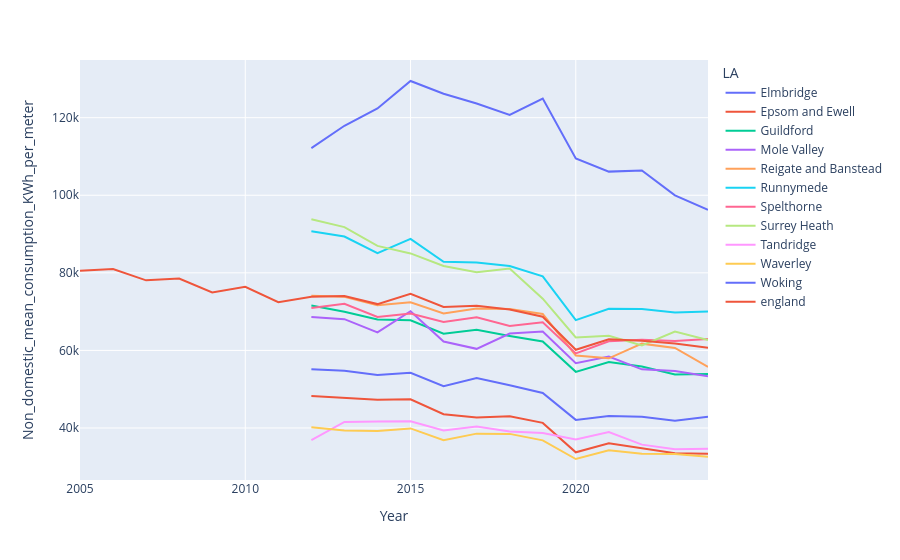

This figure's notebook cell:
### Code cell
px.line(
    comp_df,
    x="Year",
    y="Non_domestic_mean_consumption_KWh_per_meter",
    color="LA"
)

### Figure 1 — Plotly figure (JSON) as saved in the notebook; plotly's stock layout.template omitted (floating-point values rounded to 4 significant figures)
{"data": [{"hovertemplate": "LA=Elmbridge<br>Year=%{x}<br>Non_domestic_mean_consumption_KWh_per_meter=%{y}<extra></extra>", "legendgroup": "Elmbridge", "line": {"color": "#636efa", "dash": "solid"}, "marker": {"symbol": "circle"}, "mode": "lines", "name": "Elmbridge", "orientation": "v", "showlegend": true, "type": "scatter", "x": [2012, 2013, 2014, 2015, 2016, 2017, 2018, 2019, 2020, 2021, 2022, 2023, 2024], "xaxis": "x", "y": [55120.0, 54740.0, 53650.0, 54260.0, 50800.0, 52870.0, 51000.0, 49040.0, 42090.0, 43070.0, 42930.0, 41900.0, 42870.0], "yaxis": "y"}, {"hovertemplate": "LA=Epsom and Ewell<br>Year=%{x}<br>Non_domestic_mean_consumption_KWh_per_meter=%{y}<extra></extra>", "legendgroup": "Epsom and Ewell", "line": {"color": "#EF553B", "dash": "solid"}, "marker": {"symbol": "circle"}, "mode": "lines", "name": "Epsom and Ewell", "orientation": "v", "showlegend": true, "type": "scatter", "x": [2012, 2013, 2014, 2015, 2016, 2017, 2018, 2019, 2020, 2021, 2022, 2023, 2024], "xaxis": "x", "y": [48270.0, 47860.0, 47280.0, 47420.0, 43570.0, 42730.0, 43030.0, 41320.0, 33740.0, 36040.0, 34800.0, 33480.0, 33380.0], "yaxis": "y"}, {"hovertemplate": "LA=Guildford<br>Year=%{x}<br>Non_domestic_mean_consumption_KWh_per_meter=%{y}<extra></extra>", "legendgroup": "Guildford", "line": {"color": "#00cc96", "dash": "solid"}, "marker": {"symbol": "circle"}, "mode": "lines", "name": "Guildford", "orientation": "v", "showlegend": true, "type": "scatter", "x": [2012, 2013, 2014, 2015, 2016, 2017, 2018, 2019, 2020, 2021, 2022, 2023, 2024], "xaxis": "x", "y": [71580.0, 69960.0, 67970.0, 67790.0, 64290.0, 65310.0, 63720.0, 62280.0, 54470.0, 57030.0, 55880.0, 53820.0, 53910.0], "yaxis": "y"}, {"hovertemplate": "LA=Mole Valley<br>Year=%{x}<br>Non_domestic_mean_consumption_KWh_per_meter=%{y}<extra></extra>", "legendgroup": "Mole Valley", "line": {"color": "#ab63fa", "dash": "solid"}, "marker": {"symbol": "circle"}, "mode": "lines", "name": "Mole Valley", "orientation": "v", "showlegend": true, "type": "scatter", "x": [2012, 2013, 2014, 2015, 2016, 2017, 2018, 2019, 2020, 2021, 2022, 2023, 2024], "xaxis": "x", "y": [68620.0, 68050.0, 64630.0, 70090.0, 62310.0, 60400.0, 64360.0, 64850.0, 56680.0, 58420.0, 55120.0, 54670.0, 53320.0], "yaxis": "y"}, {"hovertemplate": "LA=Reigate and Banstead<br>Year=%{x}<br>Non_domestic_mean_consumption_KWh_per_meter=%{y}<extra></extra>", "legendgroup": "Reigate and Banstead", "line": {"color": "#FFA15A", "dash": "solid"}, "marker": {"symbol": "circle"}, "mode": "lines", "name": "Reigate and Banstead", "orientation": "v", "showlegend": true, "type": "scatter", "x": [2012, 2013, 2014, 2015, 2016, 2017, 2018, 2019, 2020, 2021, 2022, 2023, 2024], "xaxis": "x", "y": [74100.0, 73840.0, 71650.0, 72410.0, 69550.0, 70790.0, 70650.0, 69410.0, 58690.0, 57950.0, 61750.0, 60630.0, 55750.0], "yaxis": "y"}, {"hovertemplate": "LA=Runnymede<br>Year=%{x}<br>Non_domestic_mean_consumption_KWh_per_meter=%{y}<extra></extra>", "legendgroup": "Runnymede", "line": {"color": "#19d3f3", "dash": "solid"}, "marker": {"symbol": "circle"}, "mode": "lines", "name": "Runnymede", "orientation": "v", "showlegend": true, "type": "scatter", "x": [2012, 2013, 2014, 2015, 2016, 2017, 2018, 2019, 2020, 2021, 2022, 2023, 2024], "xaxis": "x", "y": [90740.0, 89370.0, 85050.0, 88740.0, 82850.0, 82680.0, 81760.0, 79110.0, 67800.0, 70720.0, 70670.0, 69770.0, 70020.0], "yaxis": "y"}, {"hovertemplate": "LA=Spelthorne<br>Year=%{x}<br>Non_domestic_mean_consumption_KWh_per_meter=%{y}<extra></extra>", "legendgroup": "Spelthorne", "line": {"color": "#FF6692", "dash": "solid"}, "marker": {"symbol": "circle"}, "mode": "lines", "name": "Spelthorne", "orientation": "v", "showlegend": true, "type": "scatter", "x": [2012, 2013, 2014, 2015, 2016, 2017, 2018, 2019, 2020, 2021, 2022, 2023, 2024], "xaxis": "x", "y": [70930.0, 72000.0, 68640.0, 69500.0, 67350.0, 68540.0, 66280.0, 67240.0, 59230.0, 62360.0, 62730.0, 62410.0, 62950.0], "yaxis": "y"}, {"hovertemplate": "LA=Surrey Heath<br>Year=%{x}<br>Non_domestic_mean_consumption_KWh_per_meter=%{y}<extra></extra>", "legendgroup": "Surrey Heath", "line": {"color": "#B6E880", "dash": "solid"}, "marker": {"symbol": "circle"}, "mode": "lines", "name": "Surrey Heath", "orientation": "v", "showlegend": true, "type": "scatter", "x": [2012, 2013, 2014, 2015, 2016, 2017, 2018, 2019, 2020, 2021, 2022, 2023, 2024], "xaxis": "x", "y": [93840.0, 91790.0, 86940.0, 85010.0, 81780.0, 80170.0, 81130.0, 73340.0, 63330.0, 63770.0, 61280.0, 64860.0, 62670.0], "yaxis": "y"}, {"hovertemplate": "LA=Tandridge<br>Year=%{x}<br>Non_domestic_mean_consumption_KWh_per_meter=%{y}<extra></extra>", "legendgroup": "Tandridge", "line": {"color": "#FF97FF", "dash": "solid"}, "marker": {"symbol": "circle"}, "mode": "lines", "name": "Tandridge", "orientation": "v", "showlegend": true, "type": "scatter", "x": [2012, 2013, 2014, 2015, 2016, 2017, 2018, 2019, 2020, 2021, 2022, 2023, 2024], "xaxis": "x", "y": [36850.0, 41560.0, 41690.0, 41740.0, 39350.0, 40380.0, 39130.0, 38690.0, 37040.0, 38970.0, 35710.0, 34500.0, 34660.0], "yaxis": "y"}, {"hovertemplate": "LA=Waverley<br>Year=%{x}<br>Non_domestic_mean_consumption_KWh_per_meter=%{y}<extra></extra>", "legendgroup": "Waverley", "line": {"color": "#FECB52", "dash": "solid"}, "marker": {"symbol": "circle"}, "mode": "lines", "name": "Waverley", "orientation": "v", "showlegend": true, "type": "scatter", "x": [2012, 2013, 2014, 2015, 2016, 2017, 2018, 2019, 2020, 2021, 2022, 2023, 2024], "xaxis": "x", "y": [40170.0, 39340.0, 39240.0, 39900.0, 36860.0, 38540.0, 38480.0, 36820.0, 32010.0, 34250.0, 33380.0, 33270.0, 32560.0], "yaxis": "y"}, {"hovertemplate": "LA=Woking<br>Year=%{x}<br>Non_domestic_mean_consumption_KWh_per_meter=%{y}<extra></extra>", "legendgroup": "Woking", "line": {"color": "#636efa", "dash": "solid"}, "marker": {"symbol": "circle"}, "mode": "lines", "name": "Woking", "orientation": "v", "showlegend": true, "type": "scatter", "x": [2012, 2013, 2014, 2015, 2016, 2017, 2018, 2019, 2020, 2021, 2022, 2023, 2024], "xaxis": "x", "y": [112100.0, 117900.0, 122400.0, 129500.0, 126200.0, 123700.0, 120700.0, 124900.0, 109500.0, 106100.0, 106400.0, 99980.0, 96260.0], "yaxis": "y"}, {"hovertemplate": "LA=england<br>Year=%{x}<br>Non_domestic_mean_consumption_KWh_per_meter=%{y}<extra></extra>", "legendgroup": "england", "line": {"color": "#EF553B", "dash": "solid"}, "marker": {"symbol": "circle"}, "mode": "lines", "name": "england", "orientation": "v", "showlegend": true, "type": "scatter", "x": [2005, 2006, 2007, 2008, 2009, 2010, 2011, 2012, 2013, 2014, 2015, 2016, 2017, 2018, 2019, 2020, 2021, 2022, 2023, 2024], "xaxis": "x", "y": [80540.0, 80980.0, 78070.0, 78530.0, 74930.0, 76390.0, 72420.0, 73830.0, 74040.0, 71940.0, 74590.0, 71200.0, 71500.0, 70530.0, 68690.0, 60150.0, 62850.0, 62510.0, 61750.0, 60690.0], "yaxis": "y"}], "layout": {"legend": {"title": {"text": "LA"}, "tracegroupgap": 0}, "margin": {"t": 60}, "xaxis": {"anchor": "y", "domain": [0, 1], "title": {"text": "Year"}}, "yaxis": {"anchor": "x", "domain": [0, 1], "title": {"text": "Non_domestic_mean_consumption_KWh_per_meter"}}}}
